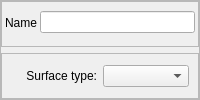
                   <widget class="QFrame" name="frame_37">
                    <property name="frameShape">
                     <enum>QFrame::StyledPanel</enum>
                    </property>
                    <property name="frameShadow">
                     <enum>QFrame::Raised</enum>
                    </property>
                    <layout class="QVBoxLayout" name="verticalLayout_31">
                     <property name="margin">
                      <number>0</number>
                     </property>
                     <item>
                      <widget class="QFrame" name="frame_78">
                       <property name="frameShape">
                        <enum>QFrame::StyledPanel</enum>
                       </property>
                       <property name="frameShadow">
                        <enum>QFrame::Raised</enum>
                       </property>
                       <layout class="QHBoxLayout" name="horizontalLayout_29">
                        <property name="spacing">
                         <number>3</number>
                        </property>
                        <property name="leftMargin">
                         <number>3</number>
                        </property>
                        <property name="topMargin">
                         <number>0</number>
                        </property>
                        <property name="rightMargin">
                         <number>3</number>
                        </property>
                        <property name="bottomMargin">
                         <number>3</number>
                        </property>
                        <item>
                         <widget class="QLabel" name="label_35">
                          <property name="text">
                           <string>Name</string>
                          </property>
                          <property name="alignment">
                           <set>Qt::AlignCenter</set>
                          </property>
                         </widget>
                        </item>
                        <item>
                         <widget class="QLineEdit" name="txt_GeometrySurfaceName"/>
                        </item>
                       </layout>
                      </widget>
                     </item>
                     <item>
                      <widget class="QFrame" name="frame_40">
                       <property name="frameShape">
                        <enum>QFrame::StyledPanel</enum>
                       </property>
                       <property name="frameShadow">
                        <enum>QFrame::Raised</enum>
                       </property>
                       <layout class="QHBoxLayout" name="horizontalLayout_11">
                        <property name="topMargin">
                         <number>0</number>
                        </property>
                        <property name="bottomMargin">
                         <number>0</number>
                        </property>
                        <item>
                         <widget class="QLabel" name="label_22">
                          <property name="text">
                           <string>Surface type:</string>
                          </property>
                          <property name="alignment">
                           <set>Qt::AlignRight|Qt::AlignTrailing|Qt::AlignVCenter</set>
                          </property>
                         </widget>
                        </item>
                        <item>
                         <widget class="QComboBox" name="cb_SurfaceType"/>
                        </item>
                       </layout>
                      </widget>
                     </item>
                    </layout>
                   </widget>
